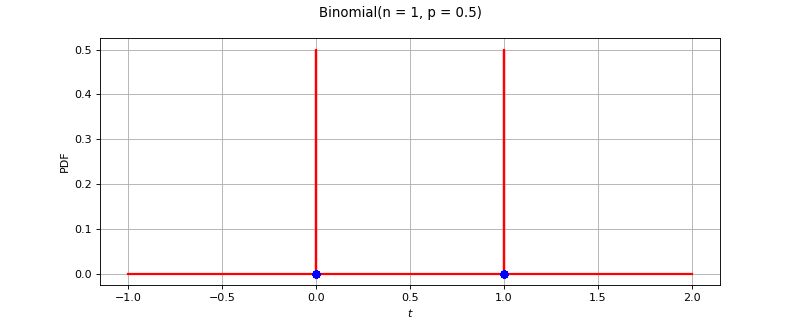

Write Python code to recreate this figure.
import openturns as ot
from matplotlib import pyplot as plt
from openturns.viewer import View
ot.RandomGenerator.SetSeed(0)
factory = ot.BinomialFactory()
ref = factory.build()
dimension = ref.getDimension()
if dimension <= 2:
    sample = ref.getSample(50)
    distribution = factory.build(sample)
    if dimension == 1:
        distribution.setDescription(['$t$'])
        pdf_graph = distribution.drawPDF(256)
        cloud = ot.Cloud(sample, ot.NumericalSample(sample.getSize(), 1))
        cloud.setColor('blue')
        cloud.setPointStyle('fcircle')
        pdf_graph.add(cloud)
        fig = plt.figure(figsize=(10, 4))
        plt.suptitle(str(distribution))
        pdf_axis = fig.add_subplot(111)
        View(pdf_graph, figure=fig, axes=[pdf_axis], add_legend=False)
    else:
        sample = ref.getSample(500)
        distribution.setDescription(['$t_0$', '$t_1$'])
        pdf_graph = distribution.drawPDF([256]*2)
        cloud = ot.Cloud(sample)
        cloud.setColor('red')
        cloud.setPointStyle('fcircle')
        pdf_graph.add(cloud)
        fig = plt.figure(figsize=(10, 4))
        plt.suptitle(str(distribution))
        pdf_axis = fig.add_subplot(111)
        View(pdf_graph, figure=fig, axes=[pdf_axis], add_legend=False)
